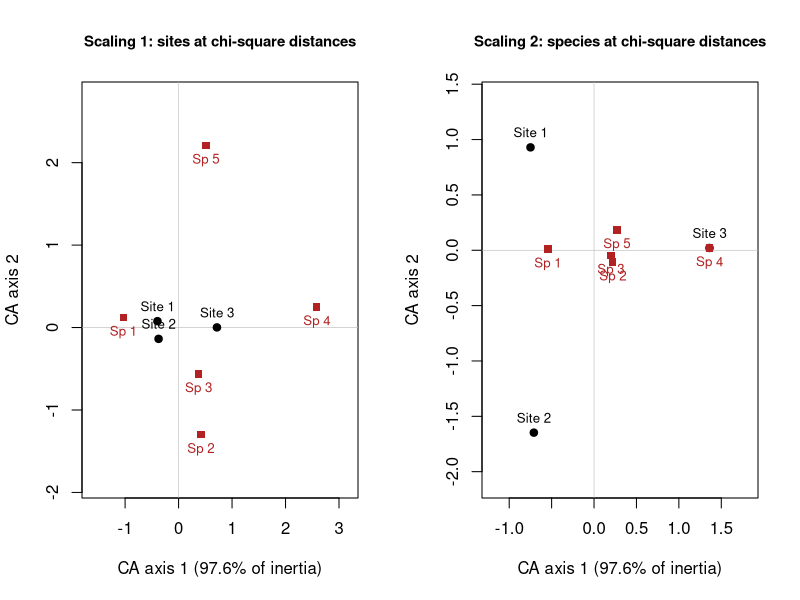

Recreate this plot in R.
# Correspondence analysis biplots (scaling 1 and scaling 2) of a 3 sites by 5 species abundance table.
counts <- matrix(c(45, 10, 15, 0, 10,
                   25, 8, 10, 0, 3,
                   7, 15, 20, 14, 12), nrow = 3, byrow = TRUE,
                 dimnames = list(paste("Site", 1:3), paste("Sp", 1:5)))
P <- counts / sum(counts)
r <- rowSums(P)
cm <- colSums(P)
Q <- (P - outer(r, cm)) / sqrt(outer(r, cm))  # standardized residuals
sv <- svd(Q)
U <- sv$u[, 1:2]
s <- sv$d[1:2]
V <- sv$v[, 1:2]
sgn <- sign(V[4, ])  # orient axes so that species 4 has positive coordinates
U <- sweep(U, 2, sgn, "*")
V <- sweep(V, 2, sgn, "*")

A <- V / sqrt(cm)                     # species, scaling 1 (standard coordinates)
Frow <- sweep(U / sqrt(r), 2, s, "*") # sites, scaling 1 (principal coordinates)
B <- U / sqrt(r)                      # sites, scaling 2
G <- sweep(A, 2, s, "*")              # species, scaling 2
# MASS::corresp(counts, nf = 2) returns the standard coordinates U / sqrt(r) and V / sqrt(c) as well.

inertia <- 100 * s[1]^2 / sum(sv$d^2)
par(mfrow = c(1, 2))
for (case in list(list(rows = Frow, cols = A, title = "Scaling 1: sites at chi-square distances"),
                  list(rows = B, cols = G, title = "Scaling 2: species at chi-square distances"))) {
  all_pts <- rbind(case$rows, case$cols)
  pad <- 0.15 * diff(range(all_pts))
  plot(all_pts, type = "n", xlim = range(all_pts[, 1]) + c(-pad, pad), ylim = range(all_pts[, 2]) + c(-pad, pad),
       xlab = sprintf("CA axis 1 (%.1f%% of inertia)", inertia), ylab = "CA axis 2", main = case$title, cex.main = 0.9)
  abline(h = 0, v = 0, col = "gray", lwd = 0.6)
  points(case$rows, pch = 19)
  text(case$rows, labels = rownames(counts), pos = 3, cex = 0.8)
  points(case$cols, pch = 15, col = "firebrick")
  text(case$cols, labels = colnames(counts), pos = 1, col = "firebrick", cex = 0.8)
}
